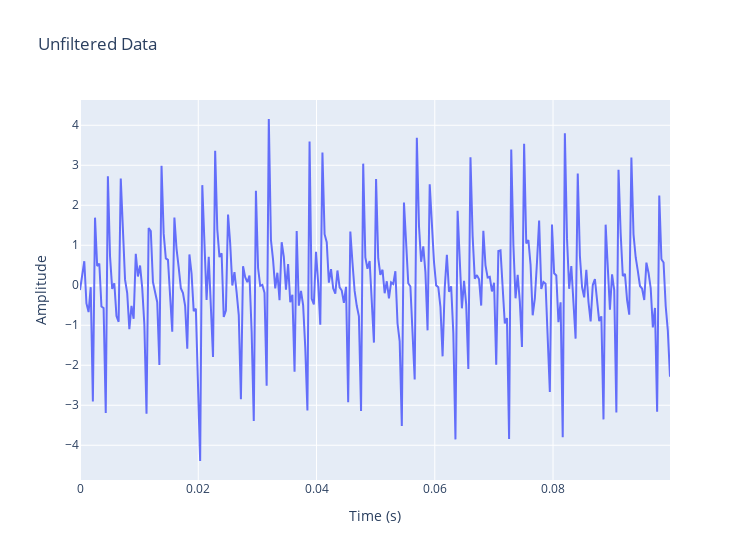
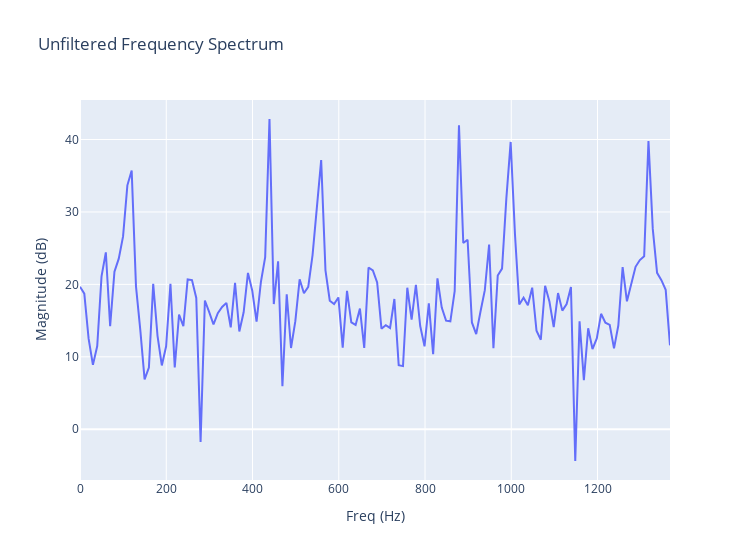
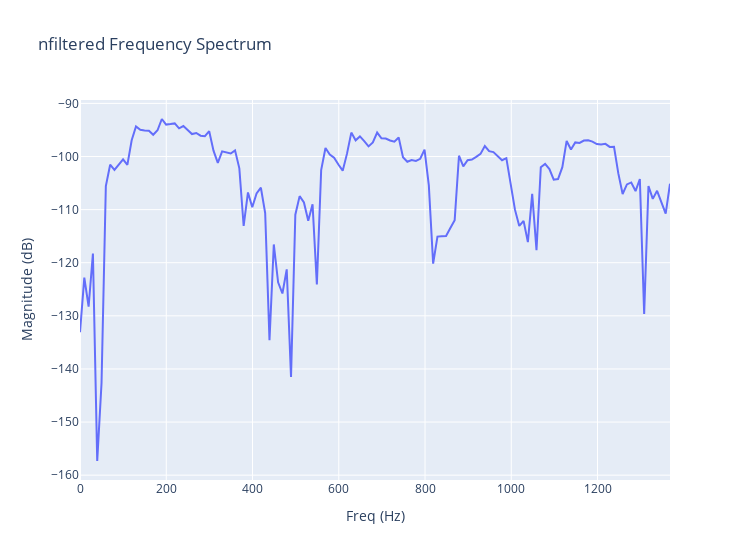

Source (notebook cell) for these figures, in order:
### Code cell
# Plot the unfiltered raw data 
figure = px.line(x=t, y=sinENoise, labels = {'x':'Time (s)', 'y':'Amplitude'}, title='Unfiltered Data', width=750)
figure.show()

# Plotting unfiltered data signal spectrum

# Non-Log
# figure = px.line(x=freqArray, y=abs(FFTsinE), labels = {'x':'Freq (Hz)', 'y':'Voltage (μV)'}, title='Unfiltered Frequency Spectrum', width=750)
# figure.show()

# Log
figure = px.line(x=freqArray, y=20*np.log10(abs(FFTsinE)), labels = {'x':'Freq (Hz)', 'y':'Magnitude (dB)'}, title='Unfiltered Frequency Spectrum', width=750)
figure.show()

print(len(freqArray))
# print(len(20*np.log10(abs(sinEAAF))))

figure = px.line(x=freqArray, y= 20*np.log10(abs(sinEAAF)), labels = {'x':'Freq (Hz)', 'y':'Magnitude (dB)'}, title='nfiltered Frequency Spectrum', width=750)
figure.show()

### Figure 1 — Plotly figure (JSON) as saved in the notebook; plotly's stock layout.template omitted (floating-point values rounded to 4 significant figures; data arrays with more than 128 entries replaced by an {"elided": "..."} marker saying what was removed)
{"data": [{"hovertemplate": "Time (s)=%{x}<br>Amplitude=%{y}<extra></extra>", "legendgroup": "", "line": {"color": "#636efa", "dash": "solid"}, "mode": "lines", "name": "", "orientation": "v", "showlegend": false, "type": "scatter", "x": {"elided": "276 float values"}, "xaxis": "x", "y": {"elided": "276 float values"}, "yaxis": "y"}], "layout": {"legend": {"tracegroupgap": 0}, "title": {"text": "Unfiltered Data"}, "width": 750, "xaxis": {"anchor": "y", "domain": [0, 1], "title": {"text": "Time (s)"}}, "yaxis": {"anchor": "x", "domain": [0, 1], "title": {"text": "Amplitude"}}}}

### Figure 2 — Plotly figure (JSON) as saved in the notebook; plotly's stock layout.template omitted (floating-point values rounded to 4 significant figures; data arrays with more than 128 entries replaced by an {"elided": "..."} marker saying what was removed)
{"data": [{"hovertemplate": "Freq (Hz)=%{x}<br>Magnitude (dB)=%{y}<extra></extra>", "legendgroup": "", "line": {"color": "#636efa", "dash": "solid"}, "mode": "lines", "name": "", "orientation": "v", "showlegend": false, "type": "scatter", "x": {"elided": "138 float values"}, "xaxis": "x", "y": {"elided": "138 float values"}, "yaxis": "y"}], "layout": {"legend": {"tracegroupgap": 0}, "title": {"text": "Unfiltered Frequency Spectrum"}, "width": 750, "xaxis": {"anchor": "y", "domain": [0, 1], "title": {"text": "Freq (Hz)"}}, "yaxis": {"anchor": "x", "domain": [0, 1], "title": {"text": "Magnitude (dB)"}}}}

### Figure 3 — Plotly figure (JSON) as saved in the notebook; plotly's stock layout.template omitted (floating-point values rounded to 4 significant figures; data arrays with more than 128 entries replaced by an {"elided": "..."} marker saying what was removed)
{"data": [{"hovertemplate": "Freq (Hz)=%{x}<br>Magnitude (dB)=%{y}<extra></extra>", "legendgroup": "", "line": {"color": "#636efa", "dash": "solid"}, "mode": "lines", "name": "", "orientation": "v", "showlegend": false, "type": "scatter", "x": {"elided": "138 float values"}, "xaxis": "x", "y": {"elided": "138 float values"}, "yaxis": "y"}], "layout": {"legend": {"tracegroupgap": 0}, "title": {"text": "nfiltered Frequency Spectrum"}, "width": 750, "xaxis": {"anchor": "y", "domain": [0, 1], "title": {"text": "Freq (Hz)"}}, "yaxis": {"anchor": "x", "domain": [0, 1], "title": {"text": "Magnitude (dB)"}}}}
